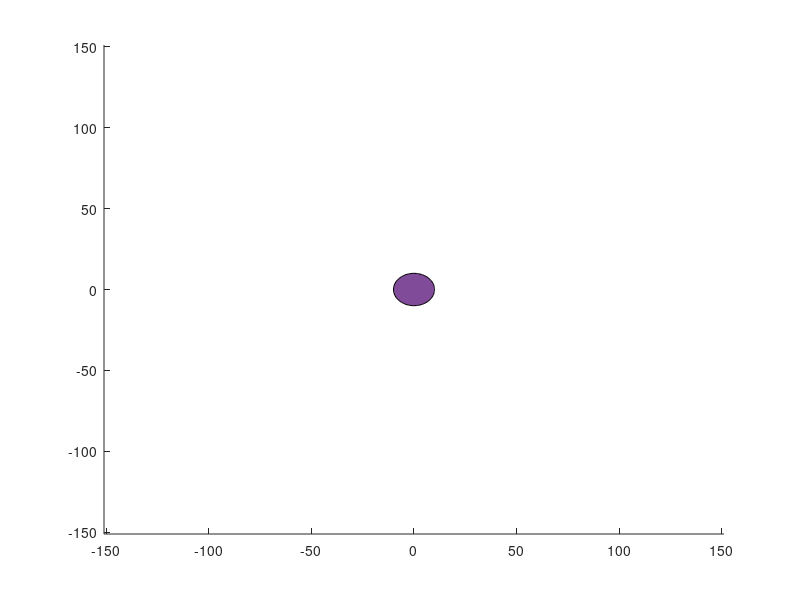

This figure's MATLAB source: (Note: this script raises an error after producing the figure.)
clear
clc
Area_X=150;
Area_Y=150;
%% make a circle
r=10; % set a radius
color1=[.5 .3 .6]; % set a color1
color2=[.4 .3 .2];
x=r*cos(linspace(0,2*pi));
y=r*sin(linspace(0,2*pi));

%% build a path (ccw circle)
p_x=100*cos(linspace(0,2*pi));
p_y=100*sin(linspace(0,2*pi));
p_z=zeros(1,100);
Pos=[p_x; p_y; p_z];

%% method 1
figure(1)
axis([-(Area_X+1) (Area_X+1) -(Area_Y+1) (Area_Y+1)])
dot=hgtransform;
patch('XData',x,'YData',y,'Facecolor',color1,'Parent',dot);
for ii=1:100
    dot.Matrix=makehgtform('translate',Pos(:,ii));
    pause(0.01)
end

%% method 2
figure(2)
axis([-(Area_X+1) (Area_X+1) -(Area_Y+1) (Area_Y+1)])
circle=patch('XData',x,'YData',y,'Facecolor',color2);
t=hgtransform;
set(circle,'Parent',t)
for ii=1:100
    tra=makehgtform('translate',Pos(:,ii));
    set(t,'Matrix',tra);
    pause(0.01)
end